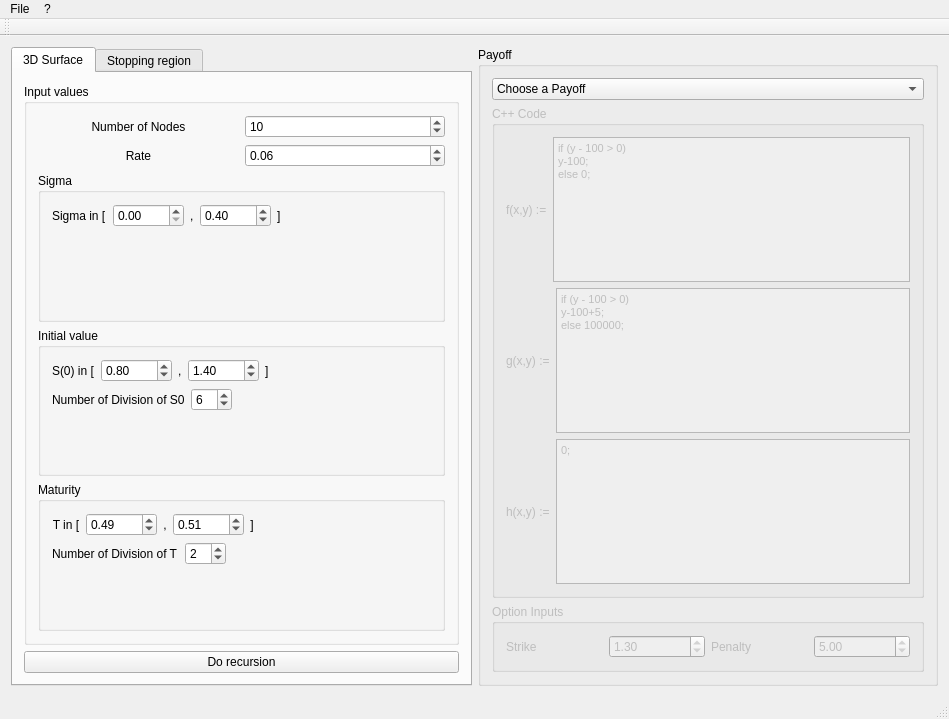
<?xml version="1.0" encoding="UTF-8"?>
<ui version="4.0">
 <class>MainWindow</class>
 <widget class="QMainWindow" name="MainWindow">
  <property name="geometry">
   <rect>
    <x>0</x>
    <y>0</y>
    <width>949</width>
    <height>719</height>
   </rect>
  </property>
  <property name="windowTitle">
   <string>Numerical scheme for model Uncertainty</string>
  </property>
  <widget class="QWidget" name="centralWidget">
   <layout class="QGridLayout" name="gridLayout_11">
    <item row="0" column="0">
     <widget class="QTabWidget" name="ParametersWidget">
      <property name="locale">
       <locale language="English" country="UnitedStates"/>
      </property>
      <property name="currentIndex">
       <number>0</number>
      </property>
      <widget class="QWidget" name="Surface3DTab">
       <attribute name="title">
        <string>3D Surface</string>
       </attribute>
       <layout class="QGridLayout" name="gridLayout_5">
        <item row="0" column="0">
         <widget class="QGroupBox" name="InputValuesGroupBox">
          <property name="title">
           <string>Input values</string>
          </property>
          <layout class="QGridLayout" name="gridLayout_4">
           <item row="0" column="0">
            <layout class="QHBoxLayout" name="horizontalLayout_4">
             <item>
              <widget class="QLabel" name="N_label">
               <property name="text">
                <string>Number of Nodes</string>
               </property>
               <property name="alignment">
                <set>Qt::AlignCenter</set>
               </property>
              </widget>
             </item>
             <item>
              <widget class="QSpinBox" name="N">
               <property name="minimum">
                <number>1</number>
               </property>
               <property name="maximum">
                <number>10000</number>
               </property>
               <property name="singleStep">
                <number>50</number>
               </property>
               <property name="value">
                <number>10</number>
               </property>
              </widget>
             </item>
            </layout>
           </item>
           <item row="1" column="0">
            <layout class="QHBoxLayout" name="horizontalLayout_5">
             <property name="sizeConstraint">
              <enum>QLayout::SetDefaultConstraint</enum>
             </property>
             <item>
              <widget class="QLabel" name="rate_label">
               <property name="layoutDirection">
                <enum>Qt::LeftToRight</enum>
               </property>
               <property name="text">
                <string>Rate</string>
               </property>
               <property name="alignment">
                <set>Qt::AlignCenter</set>
               </property>
              </widget>
             </item>
             <item>
              <widget class="QDoubleSpinBox" name="rate">
               <property name="maximum">
                <double>1000.000000000000000</double>
               </property>
               <property name="singleStep">
                <double>0.100000000000000</double>
               </property>
               <property name="value">
                <double>0.060000000000000</double>
               </property>
              </widget>
             </item>
            </layout>
           </item>
           <item row="2" column="0">
            <widget class="QGroupBox" name="groupBox_4">
             <property name="title">
              <string>Sigma</string>
             </property>
             <layout class="QFormLayout" name="formLayout_3">
              <item row="0" column="0">
               <layout class="QHBoxLayout" name="horizontalLayout">
                <item>
                 <widget class="QLabel" name="Sigma_label">
                  <property name="text">
                   <string>Sigma in [</string>
                  </property>
                 </widget>
                </item>
                <item>
                 <widget class="QDoubleSpinBox" name="Sigma_inf">
                  <property name="maximum">
                   <double>1000.000000000000000</double>
                  </property>
                  <property name="singleStep">
                   <double>0.100000000000000</double>
                  </property>
                  <property name="value">
                   <double>0.000000000000000</double>
                  </property>
                 </widget>
                </item>
                <item>
                 <widget class="QLabel" name="Sigma_label_2">
                  <property name="text">
                   <string>,</string>
                  </property>
                 </widget>
                </item>
                <item>
                 <widget class="QDoubleSpinBox" name="Sigma_sup">
                  <property name="maximum">
                   <double>1000.000000000000000</double>
                  </property>
                  <property name="singleStep">
                   <double>0.100000000000000</double>
                  </property>
                  <property name="value">
                   <double>0.400000000000000</double>
                  </property>
                 </widget>
                </item>
                <item>
                 <widget class="QLabel" name="Sigma_label_3">
                  <property name="text">
                   <string>]</string>
                  </property>
                 </widget>
                </item>
               </layout>
              </item>
             </layout>
            </widget>
           </item>
           <item row="3" column="0">
            <widget class="QGroupBox" name="groupBox_3">
             <property name="title">
              <string>Initial value</string>
             </property>
             <layout class="QFormLayout" name="formLayout_2">
              <item row="0" column="0">
               <layout class="QHBoxLayout" name="horizontalLayout_6">
                <item>
                 <widget class="QLabel" name="S0_label">
                  <property name="text">
                   <string>S(0) in [</string>
                  </property>
                 </widget>
                </item>
                <item>
                 <widget class="QDoubleSpinBox" name="S0_inf">
                  <property name="maximum">
                   <double>1000.000000000000000</double>
                  </property>
                  <property name="value">
                   <double>0.800000000000000</double>
                  </property>
                 </widget>
                </item>
                <item>
                 <widget class="QLabel" name="S0_label_2">
                  <property name="text">
                   <string>,</string>
                  </property>
                 </widget>
                </item>
                <item>
                 <widget class="QDoubleSpinBox" name="S0_sup">
                  <property name="maximum">
                   <double>1000.000000000000000</double>
                  </property>
                  <property name="value">
                   <double>1.400000000000000</double>
                  </property>
                 </widget>
                </item>
                <item>
                 <widget class="QLabel" name="S0_label_3">
                  <property name="text">
                   <string>]</string>
                  </property>
                 </widget>
                </item>
               </layout>
              </item>
              <item row="1" column="0">
               <layout class="QHBoxLayout" name="horizontalLayout_13">
                <item>
                 <widget class="QLabel" name="label_5">
                  <property name="text">
                   <string>Number of Division of S0</string>
                  </property>
                 </widget>
                </item>
                <item>
                 <widget class="QSpinBox" name="S0div">
                  <property name="minimum">
                   <number>1</number>
                  </property>
                  <property name="value">
                   <number>6</number>
                  </property>
                 </widget>
                </item>
               </layout>
              </item>
             </layout>
            </widget>
           </item>
           <item row="4" column="0">
            <widget class="QGroupBox" name="groupBox">
             <property name="title">
              <string>Maturity</string>
             </property>
             <layout class="QFormLayout" name="formLayout">
              <item row="0" column="0">
               <layout class="QHBoxLayout" name="horizontalLayout_3">
                <item>
                 <widget class="QLabel" name="T_label">
                  <property name="text">
                   <string>T in [</string>
                  </property>
                  <property name="alignment">
                   <set>Qt::AlignCenter</set>
                  </property>
                 </widget>
                </item>
                <item>
                 <widget class="QDoubleSpinBox" name="T_inf">
                  <property name="maximum">
                   <double>1000.000000000000000</double>
                  </property>
                  <property name="singleStep">
                   <double>0.010000000000000</double>
                  </property>
                  <property name="value">
                   <double>0.490000000000000</double>
                  </property>
                 </widget>
                </item>
                <item>
                 <widget class="QLabel" name="T_label_2">
                  <property name="text">
                   <string>,</string>
                  </property>
                  <property name="alignment">
                   <set>Qt::AlignCenter</set>
                  </property>
                 </widget>
                </item>
                <item>
                 <widget class="QDoubleSpinBox" name="T_sup">
                  <property name="maximum">
                   <double>1000.000000000000000</double>
                  </property>
                  <property name="singleStep">
                   <double>0.010000000000000</double>
                  </property>
                  <property name="value">
                   <double>0.510000000000000</double>
                  </property>
                 </widget>
                </item>
                <item>
                 <widget class="QLabel" name="T_label_3">
                  <property name="text">
                   <string>]</string>
                  </property>
                  <property name="alignment">
                   <set>Qt::AlignCenter</set>
                  </property>
                 </widget>
                </item>
               </layout>
              </item>
              <item row="1" column="0">
               <layout class="QHBoxLayout" name="horizontalLayout_9">
                <item>
                 <widget class="QLabel" name="label_2">
                  <property name="text">
                   <string>Number of Division of T</string>
                  </property>
                 </widget>
                </item>
                <item>
                 <widget class="QSpinBox" name="Tdiv">
                  <property name="minimum">
                   <number>1</number>
                  </property>
                  <property name="value">
                   <number>2</number>
                  </property>
                 </widget>
                </item>
               </layout>
              </item>
             </layout>
             <zorder></zorder>
             <zorder></zorder>
            </widget>
           </item>
          </layout>
          <zorder></zorder>
          <zorder>groupBox</zorder>
          <zorder>groupBox_3</zorder>
          <zorder>groupBox_4</zorder>
          <zorder></zorder>
         </widget>
        </item>
        <item row="1" column="0">
         <widget class="QPushButton" name="DoRecursion">
          <property name="text">
           <string>Do recursion</string>
          </property>
         </widget>
        </item>
       </layout>
      </widget>
      <widget class="QWidget" name="StoppingRegionTab">
       <attribute name="title">
        <string>Stopping region</string>
       </attribute>
       <layout class="QGridLayout" name="gridLayout_7">
        <item row="0" column="0">
         <widget class="QGroupBox" name="InputValuesGroupBox2">
          <property name="title">
           <string>Input values</string>
          </property>
          <layout class="QGridLayout" name="gridLayout_10">
           <item row="1" column="0">
            <layout class="QHBoxLayout" name="horizontalLayout_20">
             <item>
              <widget class="QLabel" name="rate_label_2">
               <property name="layoutDirection">
                <enum>Qt::LeftToRight</enum>
               </property>
               <property name="text">
                <string>Rate</string>
               </property>
               <property name="alignment">
                <set>Qt::AlignCenter</set>
               </property>
              </widget>
             </item>
             <item>
              <widget class="QDoubleSpinBox" name="rate_SR">
               <property name="maximum">
                <double>1000.000000000000000</double>
               </property>
               <property name="singleStep">
                <double>0.100000000000000</double>
               </property>
               <property name="value">
                <double>0.060000000000000</double>
               </property>
              </widget>
             </item>
            </layout>
           </item>
           <item row="2" column="0">
            <widget class="QGroupBox" name="groupBox_5">
             <property name="title">
              <string>Sigma</string>
             </property>
             <layout class="QGridLayout" name="gridLayout_9">
              <item row="0" column="0">
               <layout class="QHBoxLayout" name="horizontalLayout_15">
                <item>
                 <widget class="QLabel" name="Sigma_label_7">
                  <property name="text">
                   <string>Sigma in [</string>
                  </property>
                 </widget>
                </item>
                <item>
                 <widget class="QDoubleSpinBox" name="Sigma_inf_SR">
                  <property name="maximum">
                   <double>1000.000000000000000</double>
                  </property>
                  <property name="singleStep">
                   <double>0.100000000000000</double>
                  </property>
                  <property name="value">
                   <double>0.400000000000000</double>
                  </property>
                 </widget>
                </item>
                <item>
                 <widget class="QLabel" name="Sigma_label_8">
                  <property name="text">
                   <string>,</string>
                  </property>
                 </widget>
                </item>
                <item>
                 <widget class="QDoubleSpinBox" name="Sigma_sup_SR">
                  <property name="maximum">
                   <double>1000.000000000000000</double>
                  </property>
                  <property name="singleStep">
                   <double>0.100000000000000</double>
                  </property>
                  <property name="value">
                   <double>0.400000000000000</double>
                  </property>
                 </widget>
                </item>
                <item>
                 <widget class="QLabel" name="Sigma_label_9">
                  <property name="text">
                   <string>]</string>
                  </property>
                 </widget>
                </item>
               </layout>
              </item>
             </layout>
            </widget>
           </item>
           <item row="5" column="0">
            <layout class="QHBoxLayout" name="horizontalLayout_16">
             <item>
              <widget class="QLabel" name="label_6">
               <property name="text">
                <string>Precision at 10^</string>
               </property>
              </widget>
             </item>
             <item>
              <widget class="QSpinBox" name="Precision">
               <property name="value">
                <number>10</number>
               </property>
               <property name="displayIntegerBase">
                <number>10</number>
               </property>
              </widget>
             </item>
            </layout>
           </item>
           <item row="0" column="0">
            <layout class="QHBoxLayout" name="horizontalLayout_21">
             <item>
              <widget class="QLabel" name="N_label_2">
               <property name="text">
                <string>Number of Nodes</string>
               </property>
               <property name="alignment">
                <set>Qt::AlignCenter</set>
               </property>
              </widget>
             </item>
             <item>
              <widget class="QSpinBox" name="N_SR">
               <property name="minimum">
                <number>1</number>
               </property>
               <property name="maximum">
                <number>1000</number>
               </property>
               <property name="singleStep">
                <number>10</number>
               </property>
               <property name="value">
                <number>100</number>
               </property>
              </widget>
             </item>
            </layout>
           </item>
           <item row="3" column="0">
            <widget class="QGroupBox" name="groupBox_6">
             <property name="title">
              <string>Stock Value</string>
             </property>
             <layout class="QGridLayout" name="gridLayout_8">
              <item row="0" column="0">
               <layout class="QHBoxLayout" name="horizontalLayout_19">
                <item>
                 <widget class="QLabel" name="label_10">
                  <property name="text">
                   <string>S(t) = [</string>
                  </property>
                 </widget>
                </item>
                <item>
                 <widget class="QDoubleSpinBox" name="St_inf">
                  <property name="maximum">
                   <double>1000.000000000000000</double>
                  </property>
                  <property name="value">
                   <double>90.000000000000000</double>
                  </property>
                 </widget>
                </item>
                <item>
                 <widget class="QLabel" name="label_12">
                  <property name="text">
                   <string>,</string>
                  </property>
                 </widget>
                </item>
                <item>
                 <widget class="QDoubleSpinBox" name="St_sup">
                  <property name="maximum">
                   <double>1000.000000000000000</double>
                  </property>
                  <property name="value">
                   <double>100.000000000000000</double>
                  </property>
                 </widget>
                </item>
                <item>
                 <widget class="QLabel" name="label_11">
                  <property name="text">
                   <string>]</string>
                  </property>
                 </widget>
                </item>
               </layout>
              </item>
             </layout>
            </widget>
           </item>
           <item row="4" column="0">
            <widget class="QGroupBox" name="groupBox_7">
             <property name="title">
              <string>Maturity</string>
             </property>
             <layout class="QGridLayout" name="gridLayout_6">
              <item row="0" column="0">
               <layout class="QHBoxLayout" name="horizontalLayout_18">
                <item>
                 <widget class="QLabel" name="label_7">
                  <property name="text">
                   <string>T = [0,</string>
                  </property>
                 </widget>
                </item>
                <item>
                 <widget class="QDoubleSpinBox" name="T_sup_SR">
                  <property name="value">
                   <double>5.000000000000000</double>
                  </property>
                 </widget>
                </item>
                <item>
                 <widget class="QLabel" name="label_8">
                  <property name="text">
                   <string>]</string>
                  </property>
                 </widget>
                </item>
               </layout>
              </item>
              <item row="1" column="0">
               <layout class="QHBoxLayout" name="horizontalLayout_17">
                <item>
                 <widget class="QLabel" name="label_9">
                  <property name="text">
                   <string>Subdivision of T</string>
                  </property>
                 </widget>
                </item>
                <item>
                 <widget class="QSpinBox" name="Tdiv_SR">
                  <property name="minimum">
                   <number>1</number>
                  </property>
                  <property name="maximum">
                   <number>1000</number>
                  </property>
                  <property name="singleStep">
                   <number>10</number>
                  </property>
                  <property name="value">
                   <number>100</number>
                  </property>
                 </widget>
                </item>
               </layout>
              </item>
             </layout>
            </widget>
           </item>
          </layout>
         </widget>
        </item>
        <item row="1" column="0">
         <widget class="QPushButton" name="StoppingRegionButton">
          <property name="text">
           <string>Plot the Stopping Region</string>
          </property>
         </widget>
        </item>
       </layout>
      </widget>
     </widget>
    </item>
    <item row="0" column="1">
     <widget class="QGroupBox" name="groupBox_2">
      <property name="title">
       <string>Payoff</string>
      </property>
      <layout class="QGridLayout" name="gridLayout_3">
       <item row="1" column="0">
        <widget class="QGroupBox" name="CPPCode">
         <property name="enabled">
          <bool>false</bool>
         </property>
         <property name="title">
          <string>C++ Code</string>
         </property>
         <layout class="QGridLayout" name="gridLayout_2">
          <item row="0" column="0">
           <layout class="QVBoxLayout" name="verticalLayout">
            <item>
             <layout class="QHBoxLayout" name="horizontalLayout_10">
              <item>
               <widget class="QLabel" name="label">
                <property name="text">
                 <string>f(x,y) :=</string>
                </property>
               </widget>
              </item>
              <item>
               <widget class="QTextEdit" name="fxy">
                <property name="html">
                 <string>&lt;!DOCTYPE HTML PUBLIC &quot;-//W3C//DTD HTML 4.0//EN&quot; &quot;http://www.w3.org/TR/REC-html40/strict.dtd&quot;&gt;
&lt;html&gt;&lt;head&gt;&lt;meta name=&quot;qrichtext&quot; content=&quot;1&quot; /&gt;&lt;style type=&quot;text/css&quot;&gt;
p, li { white-space: pre-wrap; }
&lt;/style&gt;&lt;/head&gt;&lt;body style=&quot; font-family:'MS Shell Dlg 2'; font-size:8pt; font-weight:400; font-style:normal;&quot;&gt;
&lt;p style=&quot; margin-top:0px; margin-bottom:0px; margin-left:0px; margin-right:0px; -qt-block-indent:0; text-indent:0px;&quot;&gt;if (y - 100 &amp;gt; 0)&lt;/p&gt;
&lt;p style=&quot; margin-top:0px; margin-bottom:0px; margin-left:0px; margin-right:0px; -qt-block-indent:0; text-indent:0px;&quot;&gt;y-100;&lt;/p&gt;
&lt;p style=&quot; margin-top:0px; margin-bottom:0px; margin-left:0px; margin-right:0px; -qt-block-indent:0; text-indent:0px;&quot;&gt;else 0;&lt;/p&gt;&lt;/body&gt;&lt;/html&gt;</string>
                </property>
               </widget>
              </item>
             </layout>
            </item>
            <item>
             <layout class="QHBoxLayout" name="horizontalLayout_11">
              <item>
               <widget class="QLabel" name="label_3">
                <property name="text">
                 <string>g(x,y) :=</string>
                </property>
               </widget>
              </item>
              <item>
               <widget class="QTextEdit" name="gxy">
                <property name="html">
                 <string>&lt;!DOCTYPE HTML PUBLIC &quot;-//W3C//DTD HTML 4.0//EN&quot; &quot;http://www.w3.org/TR/REC-html40/strict.dtd&quot;&gt;
&lt;html&gt;&lt;head&gt;&lt;meta name=&quot;qrichtext&quot; content=&quot;1&quot; /&gt;&lt;style type=&quot;text/css&quot;&gt;
p, li { white-space: pre-wrap; }
&lt;/style&gt;&lt;/head&gt;&lt;body style=&quot; font-family:'MS Shell Dlg 2'; font-size:8pt; font-weight:400; font-style:normal;&quot;&gt;
&lt;p style=&quot; margin-top:0px; margin-bottom:0px; margin-left:0px; margin-right:0px; -qt-block-indent:0; text-indent:0px;&quot;&gt;if (y - 100 &amp;gt; 0)&lt;/p&gt;
&lt;p style=&quot; margin-top:0px; margin-bottom:0px; margin-left:0px; margin-right:0px; -qt-block-indent:0; text-indent:0px;&quot;&gt;y-100+5;&lt;/p&gt;
&lt;p style=&quot; margin-top:0px; margin-bottom:0px; margin-left:0px; margin-right:0px; -qt-block-indent:0; text-indent:0px;&quot;&gt;else 100000;&lt;/p&gt;&lt;/body&gt;&lt;/html&gt;</string>
                </property>
               </widget>
              </item>
             </layout>
            </item>
            <item>
             <layout class="QHBoxLayout" name="horizontalLayout_12">
              <item>
               <widget class="QLabel" name="label_4">
                <property name="text">
                 <string>h(x,y) :=</string>
                </property>
               </widget>
              </item>
              <item>
               <widget class="QTextEdit" name="hxy">
                <property name="html">
                 <string>&lt;!DOCTYPE HTML PUBLIC &quot;-//W3C//DTD HTML 4.0//EN&quot; &quot;http://www.w3.org/TR/REC-html40/strict.dtd&quot;&gt;
&lt;html&gt;&lt;head&gt;&lt;meta name=&quot;qrichtext&quot; content=&quot;1&quot; /&gt;&lt;style type=&quot;text/css&quot;&gt;
p, li { white-space: pre-wrap; }
&lt;/style&gt;&lt;/head&gt;&lt;body style=&quot; font-family:'MS Shell Dlg 2'; font-size:8pt; font-weight:400; font-style:normal;&quot;&gt;
&lt;p style=&quot; margin-top:0px; margin-bottom:0px; margin-left:0px; margin-right:0px; -qt-block-indent:0; text-indent:0px;&quot;&gt;0;&lt;/p&gt;&lt;/body&gt;&lt;/html&gt;</string>
                </property>
               </widget>
              </item>
             </layout>
            </item>
           </layout>
          </item>
         </layout>
        </widget>
       </item>
       <item row="2" column="0">
        <widget class="QGroupBox" name="OptionInputs">
         <property name="enabled">
          <bool>false</bool>
         </property>
         <property name="title">
          <string>Option Inputs</string>
         </property>
         <layout class="QGridLayout" name="gridLayout">
          <item row="0" column="0">
           <layout class="QHBoxLayout" name="horizontalLayout_7">
            <item>
             <widget class="QLabel" name="Strike_label">
              <property name="text">
               <string>Strike</string>
              </property>
             </widget>
            </item>
            <item>
             <widget class="QDoubleSpinBox" name="Strike">
              <property name="maximum">
               <double>10000.000000000000000</double>
              </property>
              <property name="value">
               <double>1.300000000000000</double>
              </property>
             </widget>
            </item>
           </layout>
          </item>
          <item row="0" column="1">
           <layout class="QHBoxLayout" name="horizontalLayout_8">
            <item>
             <widget class="QLabel" name="Penalty_label">
              <property name="text">
               <string>Penalty</string>
              </property>
             </widget>
            </item>
            <item>
             <widget class="QDoubleSpinBox" name="Penalty">
              <property name="maximum">
               <double>100000000000.000000000000000</double>
              </property>
              <property name="value">
               <double>5.000000000000000</double>
              </property>
             </widget>
            </item>
           </layout>
          </item>
         </layout>
        </widget>
       </item>
       <item row="0" column="0">
        <layout class="QHBoxLayout" name="horizontalLayout_2">
         <item>
          <widget class="QComboBox" name="OptionChoice">
           <item>
            <property name="text">
             <string>Choose a Payoff</string>
            </property>
           </item>
           <item>
            <property name="text">
             <string>C++ Code</string>
            </property>
           </item>
           <item>
            <property name="text">
             <string>Game Call</string>
            </property>
           </item>
           <item>
            <property name="text">
             <string>Game Put</string>
            </property>
           </item>
           <item>
            <property name="text">
             <string>Convertible Bond</string>
            </property>
           </item>
           <item>
            <property name="text">
             <string>American Call</string>
            </property>
           </item>
           <item>
            <property name="text">
             <string>American Put</string>
            </property>
           </item>
          </widget>
         </item>
        </layout>
       </item>
      </layout>
     </widget>
    </item>
   </layout>
  </widget>
  <widget class="QMenuBar" name="menuBar">
   <property name="geometry">
    <rect>
     <x>0</x>
     <y>0</y>
     <width>949</width>
     <height>30</height>
    </rect>
   </property>
   <widget class="QMenu" name="menuAbout">
    <property name="title">
     <string>File</string>
    </property>
    <addaction name="actionSave_picture"/>
    <addaction name="actionExit"/>
   </widget>
   <widget class="QMenu" name="menuAbout_2">
    <property name="title">
     <string>?</string>
    </property>
    <addaction name="actionAbout"/>
   </widget>
   <addaction name="menuAbout"/>
   <addaction name="menuAbout_2"/>
  </widget>
  <widget class="QToolBar" name="mainToolBar">
   <attribute name="toolBarArea">
    <enum>TopToolBarArea</enum>
   </attribute>
   <attribute name="toolBarBreak">
    <bool>false</bool>
   </attribute>
  </widget>
  <widget class="QStatusBar" name="statusBar"/>
  <action name="actionSave_picture">
   <property name="text">
    <string>Save parameters</string>
   </property>
  </action>
  <action name="actionExit">
   <property name="text">
    <string>Quit</string>
   </property>
  </action>
  <action name="actionAbout">
   <property name="text">
    <string>About</string>
   </property>
  </action>
 </widget>
 <layoutdefault spacing="6" margin="11"/>
 <resources/>
 <connections/>
</ui>
